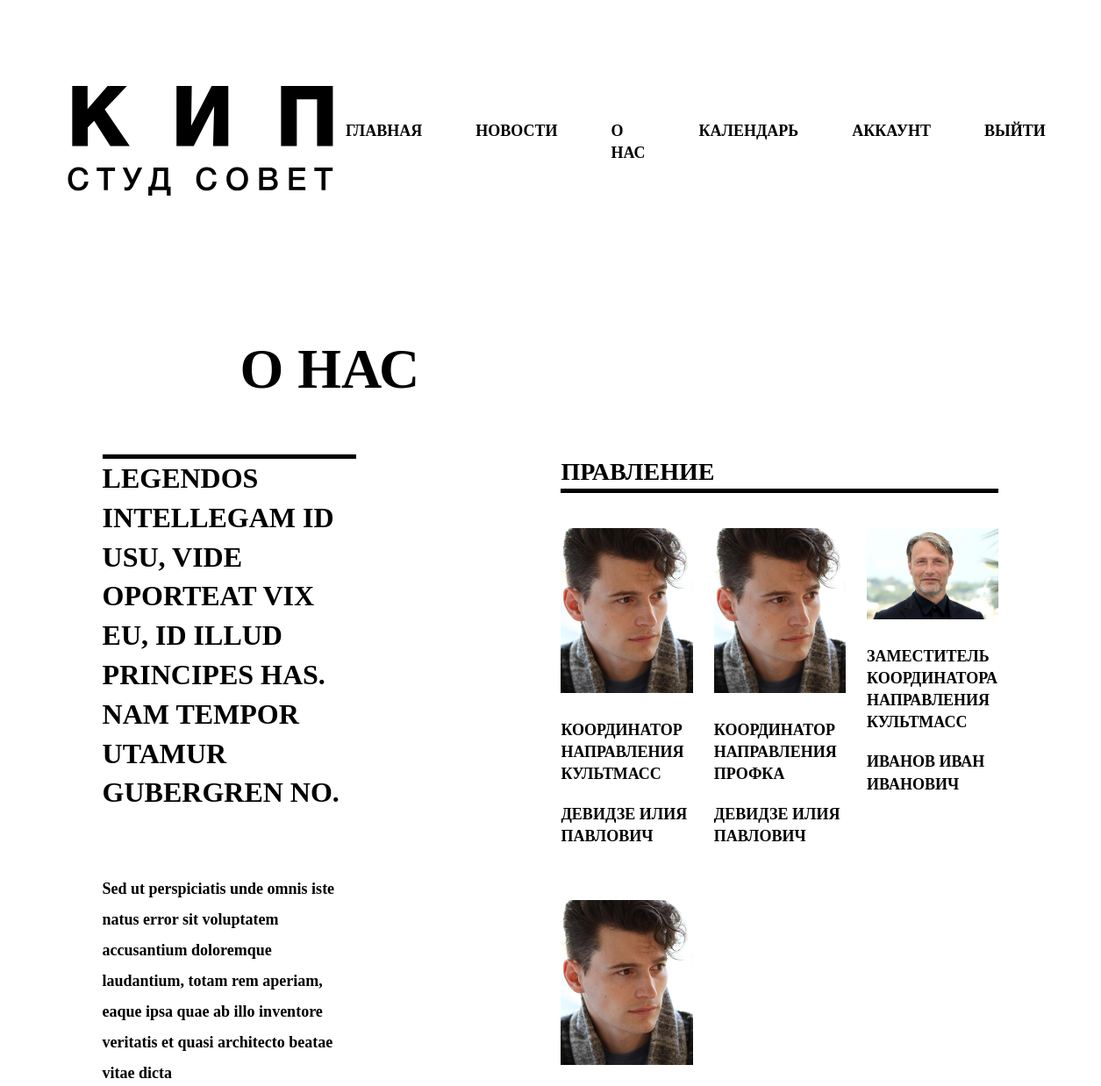
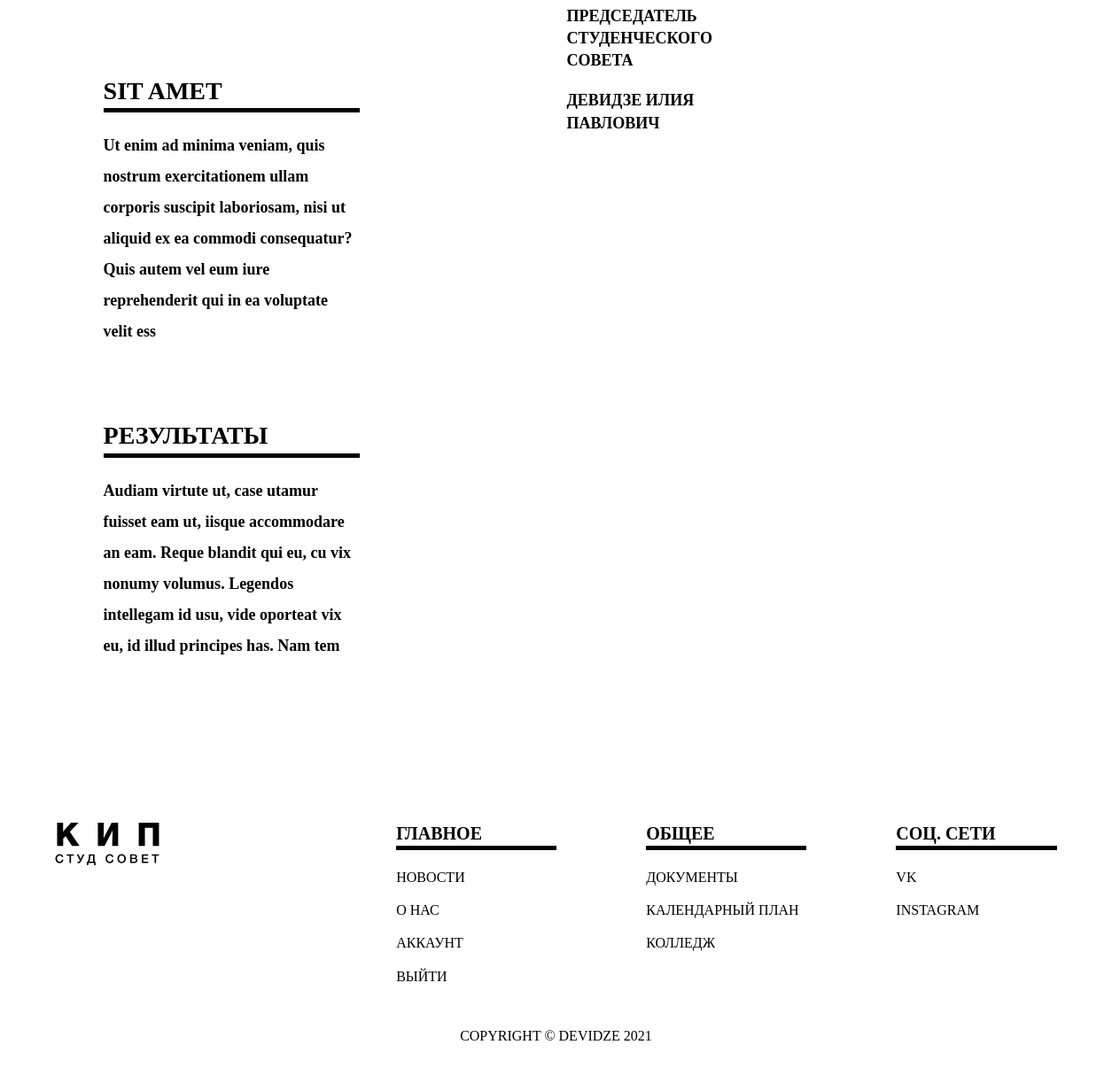
/about/ (signed in), run on the app's committed database (2 pictures, top to bottom).
### accounts/models.py (models this page shows, shortened)
class About(models.Model):
    tags        = models.ForeignKey(Tag, null = True, blank = True, on_delete = models.SET_NULL)
    goals       = models.CharField(max_length=200, blank=True, null=True)
    main_text   = models.CharField(max_length=200, blank=True, null=True)
    common_text = models.CharField(max_length=200, blank=True, null=True)
    result      = models.CharField(max_length=200, blank=True, null=True)

class ListDirection(models.Model):
    STATUS = (
            ('Участник', 'Участник'),
            ('Правление', 'Правление')
    )
    tags        = models.ForeignKey(Tag, null=True, on_delete=models.SET_NULL)
    user        = models.ForeignKey(Student, null=True, on_delete=models.SET_NULL)
    status      = models.CharField(max_length=200, blank=True, null=True, choices=STATUS)
    role        = models.CharField(max_length=200, blank=True, null=True)
    date_created= models.DateTimeField(auto_now_add=True, null=True)

class Student(models.Model):
    user        = models.OneToOneField(User, null=True, on_delete=models.CASCADE)
    group       = models.ForeignKey(Company, null=True, on_delete=models.SET_NULL)
    fio         = models.CharField(max_length=200, null=True)
    email       = models.CharField(max_length=200, null=True)
    phone       = models.CharField(max_length=200, null=True)
    birthday    = models.DateField(null=True)
    profile_pic = models.ImageField(default='avatar.png', null=True, blank=True)
    vk_url      = models.CharField(max_length=200, blank=True, null=True)
    instagram_url   = models.CharField(max_length=200, blank=True, null=True)
    date_created= models.DateTimeField(auto_now_add=True, null=True)
    def __str__(self):
        return self.fio

### accounts/views.py (the view)
# urls.py: path('about/', views.about, name="about"),
def about(request):
    users = ListDirection.objects.filter(status="Правление")
    text_about = About.objects.filter(tags__name="Общее").last()
    account = None
    if unauthenticated_user != True:
        account = request.user.student
    print('ACCCCCCCCCCCCCCOUNT', account)
    context = {
        'users':users, 'text_about':text_about, 'account':account
    }
    return render(request, 'accounts/pages/about.html', context)

### accounts/templates/accounts/pages/about.html
{% extends 'accounts/main.html' %}
{% load static %}
{% block content %}
<section class="promo row">
    <div class="col-12 col-sm-7 promo-header">
        О нас
    </div>
</section>
<section class="info row">
    <div class="col-1 col-xs-0 col-sm-1"></div>
    <div class="col-xs-6 col-sm-10 col-md-5 col-lg-3 info-boxes">
        <div class="row">
            <div class="info-box">
                <div class="info-author-header">{{text_about.goals}}</div>
                <div class="info-text">{{text_about.main_text}}</div>
            </div>
            <div class="info-box">
                <div class="box-header">Sit amet </div>
                <div class="info-text">{{text_about.common_text}}</div>
            </div>
            <div class="info-box">
                <div class="box-header">Результаты </div>
                <div class="info-text">{{text_about.result}}</div>
            </div>
        </div>
    </div>
    <div class="col-xs-0 col-sm-2 col-md-1 col-lg-2"></div>
    <div class="col-xs-12 col-sm-8 col-md-4 col-lg-5 info-users">
        <div class="box-header">Правление</div>
        <div class="row">
            {% for user in users %}
            <div class="col-xs-12 col-sm-12 col-md-12 col-lg-4 info-user">
                <img class="img-fluid" src="{{user.user.profile_pic.url}}" alt="">
                {% if request.user.is_staff %}
                <div class="info-role">{{user.role}}</div>
                    {% if user.user == account %}
                        <div class="info-fio"><a href="{% url 'main_user' %}">{{user.user.fio}}</a></div>
                    {% else %}
                        <div class="info-fio"><a href="{% url 'admin_lookuser' user.user.fio %}">{{user.user.fio}}</a></div>
                    {% endif %}
                {% else %}
                    <div class="info-role">{{user.role}}</div>
                    <div class="info-fio">{{user.user.fio}}</div>
                {% endif %}
            </div>
            {% endfor %}
        </div>
    </div>
    <div class="col-xs-0 col-md-1"></div>
</section>
{% endblock %}

### static/css/styles.css (style rules this page uses)
body { min-width: 400px; }
@media all { .box-header { margin-bottom: 40px; } }
@media all { .promo { margin-bottom: 50px; display: flex; justify-content: center; } }
@media all { .info { margin-bottom: 100px; } }
@media all { .info-author-header { margin-bottom: 90px; } }
@media all { .info-box { margin-bottom: 50px; } }
@media all { .info-user { margin-bottom: 60px; } }
@media all { .info-role { margin-top: 30px; } }
@media all { .info-fio { margin-top: 20px; } }
@media (max-width: 3840px) { .info { margin-bottom: 100px; } }
@media (max-width: 3840px) { .info-box { margin-bottom: 100px; } }
@media (max-width: 1440px) { .info { margin-bottom: 100px; } }
@media (max-width: 1440px) { .info-box { margin-bottom: 50px; } }
@media (max-width: 1440px) { .info-text { margin-top: -20px; margin-bottom: 30px; } }

### data on the page
About: goals "LEGENDOS INTELLEGAM ID USU, VIDE OPORTEAT VIX EU, ID ILLUD PRINCIPES HAS. NAM TEMPOR UTAMUR GUBERGREN NO.", main_text "Sed ut perspiciatis unde omnis iste natus error sit voluptatem accusantium doloremque laudantium, totam rem aperiam, eaque ipsa quae ab illo inventore veritatis et quasi architecto beatae vitae dicta", common_text "Ut enim ad minima veniam, quis nostrum exercitationem ullam corporis suscipit laboriosam, nisi ut aliquid ex ea commodi consequatur? Quis autem vel eum iure reprehenderit qui in ea voluptate velit ess", result "Audiam virtute ut, case utamur fuisset eam ut, iisque accommodare an eam. Reque blandit qui eu, cu vix nonumy volumus. Legendos intellegam id usu, vide oporteat vix eu, id illud principes has. Nam tem"
ListDirection: user.profile_pic (picture), role "КООРДИНАТОР НАПРАВЛЕНИЯ КУЛЬТМАСС", user.fio "ДЕВИДЗЕ ИЛИЯ ПАВЛОВИЧ"
ListDirection: user.profile_pic (picture), role "КООРДИНАТОР НАПРАВЛЕНИЯ ПРОФКА", user.fio "ДЕВИДЗЕ ИЛИЯ ПАВЛОВИЧ"
ListDirection: user.profile_pic (picture), role "ЗАМЕСТИТЕЛЬ КООРДИНАТОРА НАПРАВЛЕНИЯ КУЛЬТМАСС", user.fio "ИВАНОВ ИВАН ИВАНОВИЧ"
ListDirection: user.profile_pic (picture), role "ПРЕДСЕДАТЕЛЬ СТУДЕНЧЕСКОГО СОВЕТА", user.fio "ДЕВИДЗЕ ИЛИЯ ПАВЛОВИЧ"
